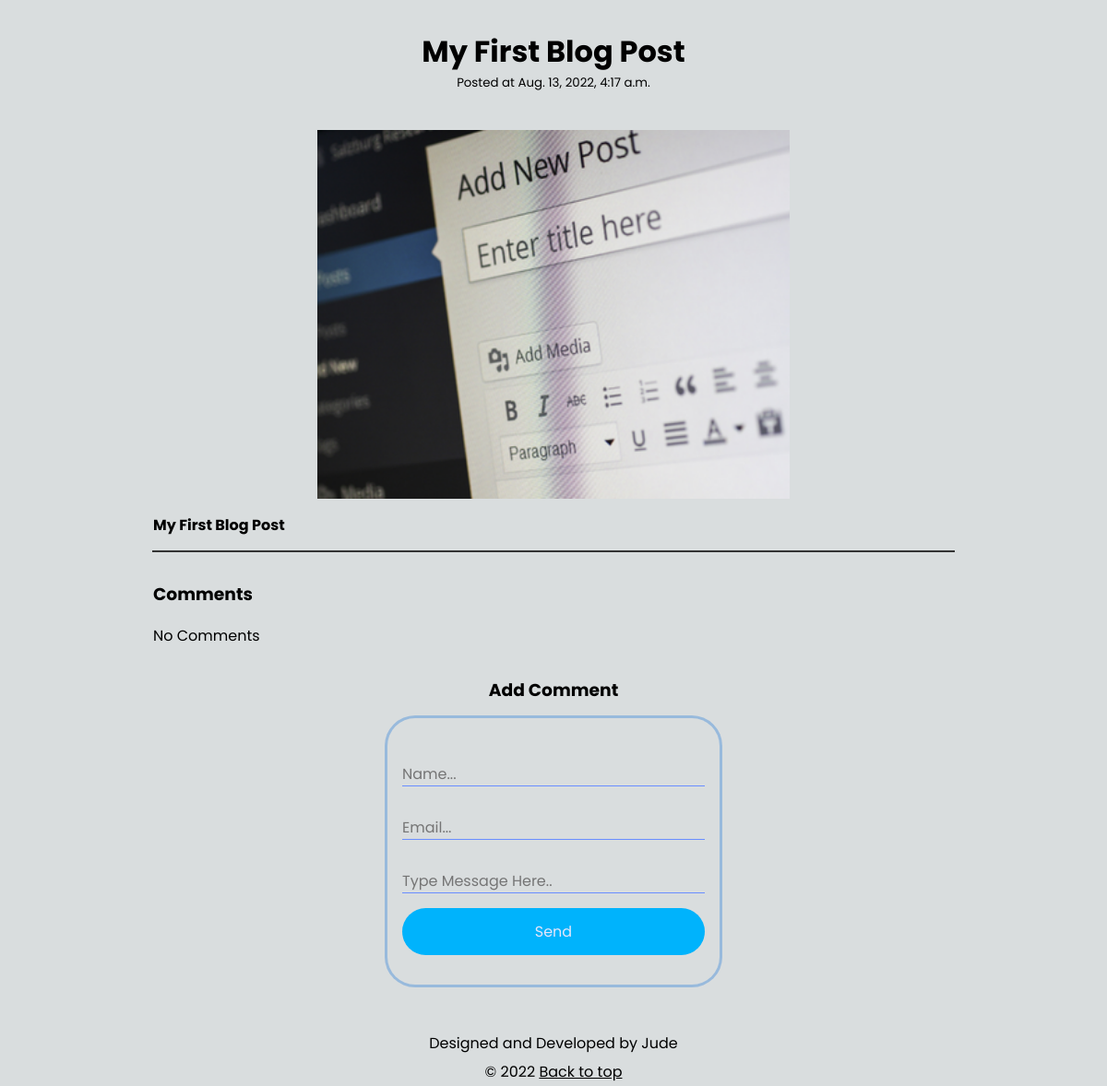
Page /my-first-blog-post/ on the earlier database version.
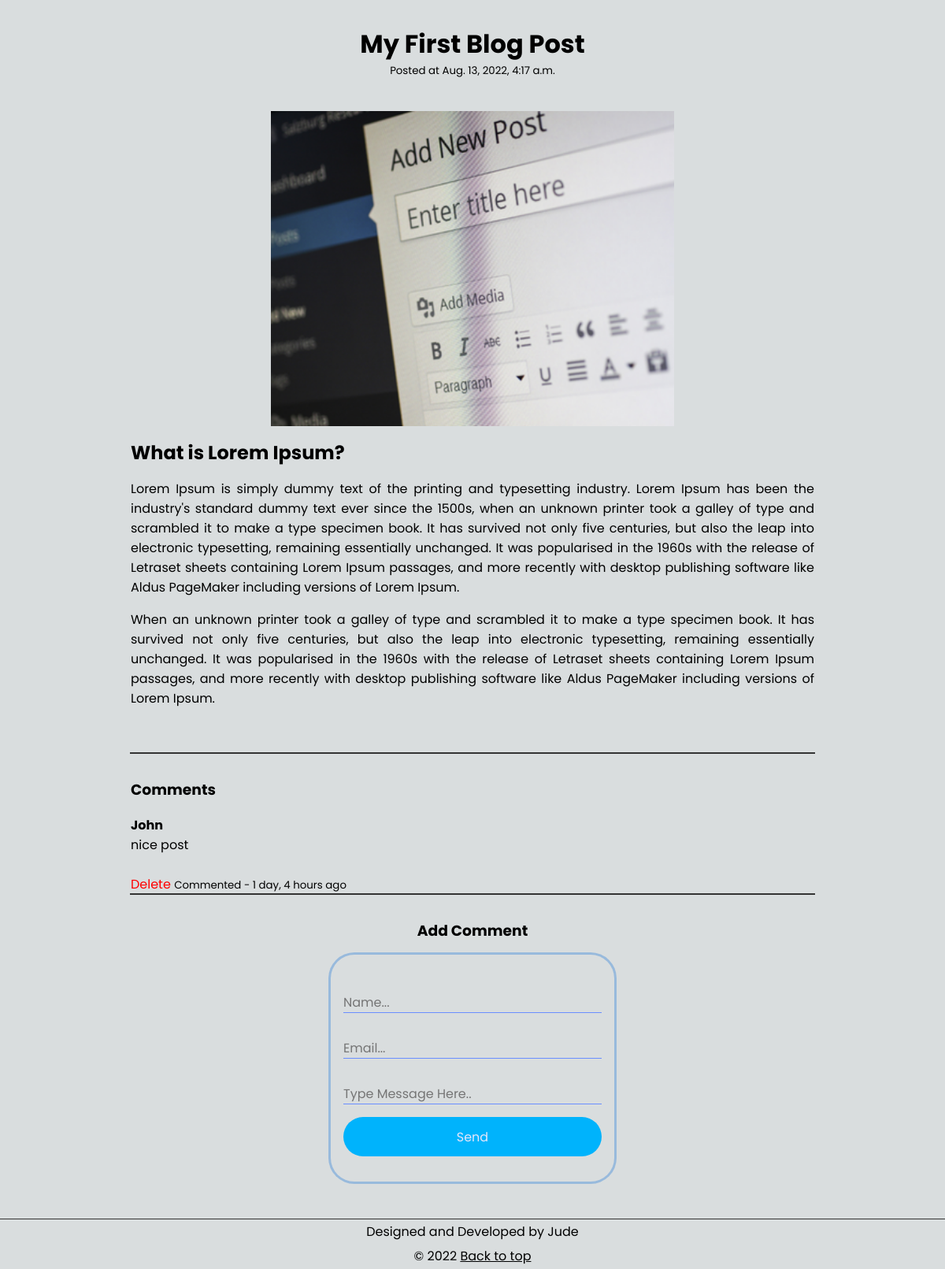
Same page on the later database version.
### ba/models.py (models this page shows, shortened)
class Post(models.Model):
    title = models.CharField(max_length=100)
    image = models.ImageField(blank=True, null= True,upload_to="media/images/")
    summary = models.CharField(max_length=100)
    body = RichTextField(max_length=100000)
    slug = models.SlugField()
    category = models.ForeignKey(Category, on_delete=models.CASCADE)
    date_posted = models.DateTimeField(auto_now_add=True)
    class Meta:
        ordering = ["-date_posted"]
    def summary(self):
        return self.summary

class Comments(models.Model):
    post = models.ForeignKey(Post, on_delete=models.CASCADE)
    name = models.CharField(max_length=50)
    email = models.EmailField()
    body = models.TextField(null=True,blank=True)
    date_commented = models.DateTimeField(auto_now_add=True)
    class Meta:
        ordering = ["-date_commented"]

### ba/views.py (the view, shortened to what this page needs)
# urls.py: path("<slug:slug>/", views.detailpost, name = "detailpost"),
def detailpost(request, slug):
    post = Post.objects.get(slug=slug)
    post_comments = post.comments_set.all().order_by("-date_commented")
    context = {
    "post": post, "post_comments": post_comments
    }
    return render(request, "ba/detailpost.html", context)

### ba/templates/ba/detailpost.html
{% extends "ba/main.html" %} {% block content %}
<div class="detail-container">
  <div class="post">
    <h1>{{post.title}}</h1>
    <small class="small"> Posted at {{ post.date_posted }} </small><br />
    <img
      src="{{post.image.url}}"
      class="my-2 card-img-top img-responsive img-fluid"
      alt="..."
    />
    <p class="content">{{post.body |safe}}</p>
  </div>
  <hr />
  <div class="comments-container">
    <h3>Comments</h3>
    {% for comment in post_comments%}
    <strong>{{comment.name}}</strong><br />
    <p>{{comment.body}}</p>
    <br />
    <a href="{% url 'deleteComment' comment.id %}">Delete</a>
    <small>Commented - {{comment.date_commented| timesince}} ago </small>
    <hr />
    {% empty %}
    <p>No Comments</p>
    {% endfor %}
  </div>
  <div class="add-comment">
    <h3 class="add-comment-heading">Add Comment</h3>
    {% include 'ba/contactForm.html' %}
  </div>
</div>
{% include 'ba/footer.html' %} {% endblock %}

### ba/templates/ba/main.html (shortened to what this page needs)
{% load static %}
<!DOCTYPE html>
<html lang="en">
  <head>
    <link
      rel="stylesheet"
      type="text/css"
      href="{% static 'styles/ba.css' %}"
    />
  </head>
  <body>
    <div class="">{% block content %} {% endblock %}</div>
  </body>
</html>

### ba/templates/ba/contactForm.html (shortened to what this page needs)
{% extends "ba/main.html" %}
{% block content %}
<form method="POST" action="" class="form_container">
	<div class="form_holder">
		<input type="text" class="transparent" name="name" placeholder="Name..." required>
	</div>
	<div class="form_holder">
		<input class="transparent" type="text" name="email" placeholder="Email..." >
	</div>
	<div>
		<input class="transparent" name="body" placeholder="Type Message Here.."></input>
	</div>
	<input id="send_msg_btn" type="submit" value="Send">
</form>
{% endblock %}

### ba/templates/ba/footer.html (shortened to what this page needs)
{% extends "ba/main.html" %} {% block content %}
<section class="footer">
  <div class="footer_container">
    <p>Designed and Developed by Jude</p>
    <p>© 2022 <a class="back_to_top" href="#home"> Back to top</a></p>
  </div>
</section>
{% endblock %}

### static/styles/ba.css (style rules this page uses)
* { margin: 0; padding: 0; box-sizing: border-box; font-family: "poppins"; list-style: none; text-decoration: none; background-color: #d9ddde; }
a, a:hover, a:focus, a:active { text-decoration: none; color: inherit; }
hr { color: black; }
hr { border: none; height: 1px; background-color: #333; margin: -1px; }
.form_container { margin: 1em auto; padding: 1em; height: 100%; width: 360px; border-radius: 30px; background: transparent; box-shadow: rgba(3, 102, 214, 0.3) 0px 0px 0px 3px; }
.transparent { background: transparent; border-bottom: 2px solid #6a8eff; color: black; }
.form_holder { margin: 2rem 0; }
.form_container input { border: 0; width: 100%; border-bottom: 1px solid #6a8eff; font-size: 1rem; }
#send_msg_btn { padding: .8em 1em; display: inline-block; color: #E6E6FA; border-radius: 50px; border-bottom: none; margin: 1em auto; background: #00b3fc; }
.footer_container p { margin: 0 .8em; padding: .2em; font-size: 1rem; font-variant: normal; text-align: center; display: block; color: black; }
.footer_container .back_to_top { text-decoration: underline; display: inline-block; font-size: 1rem; }
.detail-container { max-width: 900px; margin: 0 auto; padding: 2em 1em; }
.post h1, .small { text-align: center; margin: 0 auto; display: block; }
.post img { width: 32em; height: 25em; margin: 1em auto; display: block; }
.post p { margin: 1em 0; text-align: justify; }
hr { border: 0; height: 1.5px; }
.comments-container { margin: 2em auto; text-align: left; }
.comments-container h3 { margin: 1em auto; }
.add-comment-heading { text-align: center; }
.comments-container a { color: red; }

Differences in the rows shown:
changed Post "My First Blog Post": body "My First Blog Post" → "What is Lorem Ipsum? Lorem Ipsum is simply dummy text of the printing and typesetting industry. Lorem Ipsum has been the industry's standard dummy text ever since the 1500s, when an unknown printer took a galley of type and scrambled it to make a type specimen book. It has survived not only five centuries, but also the leap into electronic typesetting, remaining essentially unchanged. It was popularised in the 1960s with the release of Letraset sheets containing Lorem Ipsum passages, and more recently with desktop publishing software like Aldus PageMaker including versions of Lorem Ipsum. When an unknown printer took a galley of type and scrambled it to make a type specimen book. It has…"
added Comments: name "John", body "nice post", date_commented "1 day, 4 hours"
Other differences:
text no longer shown: "No Comments"
